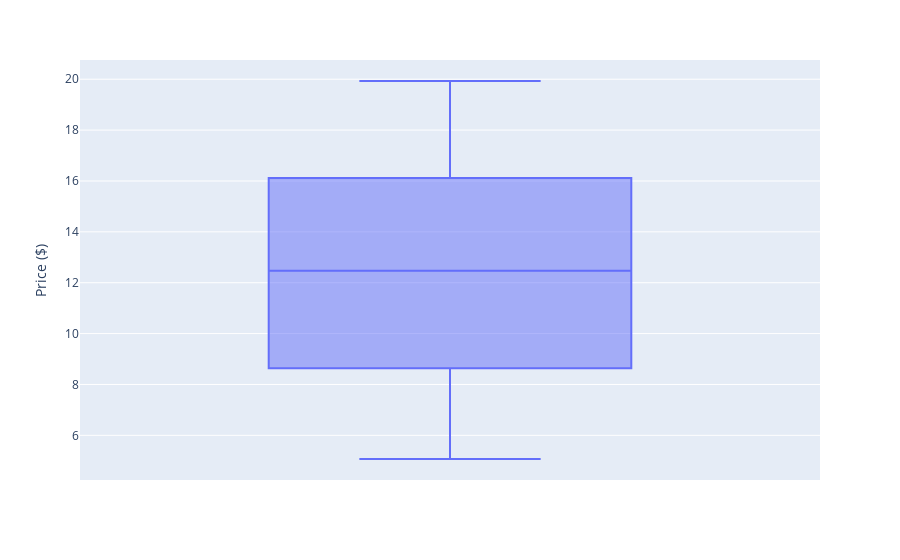
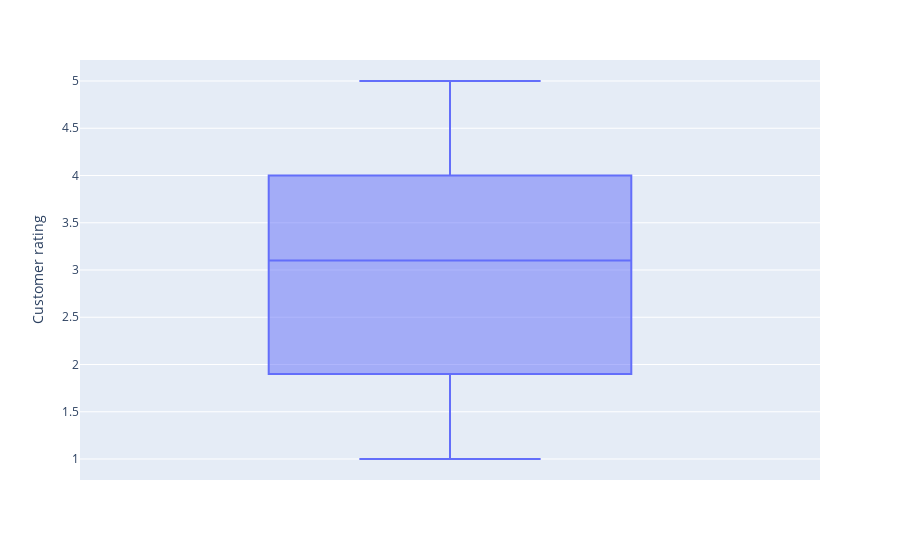
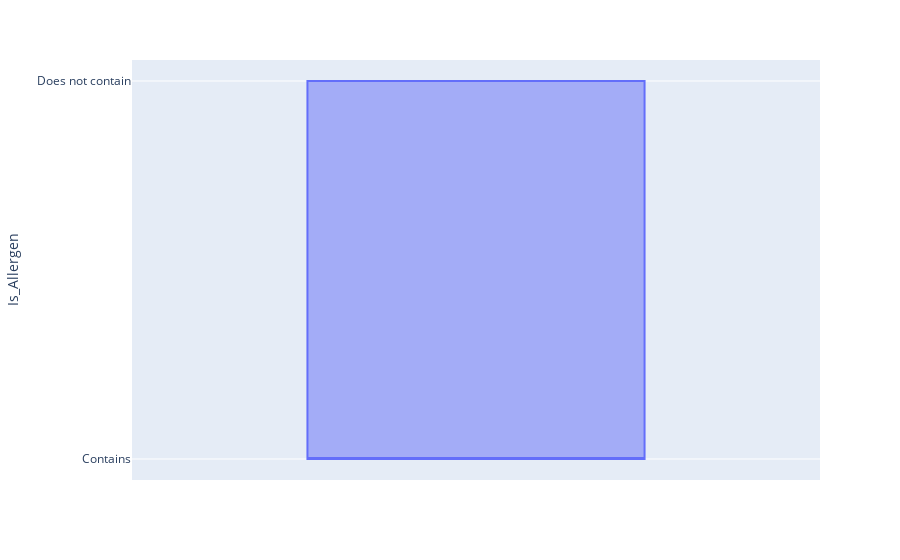

The cell these charts' notebook holds for them, in order:
### Code cell
for i in range(0, len(numerical)):
    fig = px.box(df, y=numerical[i])
    fig.show()

### Figure 1 — Plotly figure (JSON) as saved in the notebook; plotly's stock layout.template omitted (floating-point values rounded to 4 significant figures; data arrays with more than 128 entries replaced by an {"elided": "..."} marker saying what was removed)
{"data": [{"alignmentgroup": "True", "hovertemplate": "Price ($)=%{y}<extra></extra>", "legendgroup": "", "marker": {"color": "#636efa"}, "name": "", "notched": false, "offsetgroup": "", "orientation": "v", "showlegend": false, "type": "box", "x0": " ", "xaxis": "x", "y": {"elided": "399 float values"}, "y0": " ", "yaxis": "y"}], "layout": {"autosize": true, "boxmode": "group", "legend": {"tracegroupgap": 0}, "margin": {"t": 60}, "xaxis": {"anchor": "y", "autorange": true, "domain": [0, 1], "range": [-0.5, 0.5], "type": "category"}, "yaxis": {"anchor": "x", "autorange": true, "domain": [0, 1], "range": [4.244, 20.76], "title": {"text": "Price ($)"}, "type": "linear"}}}

### Figure 2 — Plotly figure (JSON) as saved in the notebook; plotly's stock layout.template omitted (floating-point values rounded to 4 significant figures; data arrays with more than 128 entries replaced by an {"elided": "..."} marker saying what was removed)
{"data": [{"alignmentgroup": "True", "hovertemplate": "Customer rating=%{y}<extra></extra>", "legendgroup": "", "marker": {"color": "#636efa"}, "name": "", "notched": false, "offsetgroup": "", "orientation": "v", "showlegend": false, "type": "box", "x0": " ", "xaxis": "x", "y": {"elided": "399 float values"}, "y0": " ", "yaxis": "y"}], "layout": {"autosize": true, "boxmode": "group", "legend": {"tracegroupgap": 0}, "margin": {"t": 60}, "xaxis": {"anchor": "y", "autorange": true, "domain": [0, 1], "range": [-0.5, 0.5], "type": "category"}, "yaxis": {"anchor": "x", "autorange": true, "domain": [0, 1], "range": [0.7778, 5.222], "title": {"text": "Customer rating"}, "type": "linear"}}}

### Figure 3 — Plotly figure (JSON) as saved in the notebook; plotly's stock layout.template omitted (floating-point values rounded to 4 significant figures; data arrays with more than 128 entries replaced by an {"elided": "..."} marker saying what was removed)
{"data": [{"alignmentgroup": "True", "hovertemplate": "Is_Allergen=%{y}<extra></extra>", "legendgroup": "", "marker": {"color": "#636efa"}, "name": "", "notched": false, "offsetgroup": "", "orientation": "v", "showlegend": false, "type": "box", "x0": " ", "xaxis": "x", "y": {"elided": "399 str values"}, "y0": " ", "yaxis": "y"}], "layout": {"autosize": true, "boxmode": "group", "legend": {"tracegroupgap": 0}, "margin": {"t": 60}, "xaxis": {"anchor": "y", "autorange": true, "domain": [0, 1], "range": [-0.5, 0.5], "type": "category"}, "yaxis": {"anchor": "x", "autorange": true, "domain": [0, 1], "range": [-0.05556, 1.056], "title": {"text": "Is_Allergen"}, "type": "category"}}}
